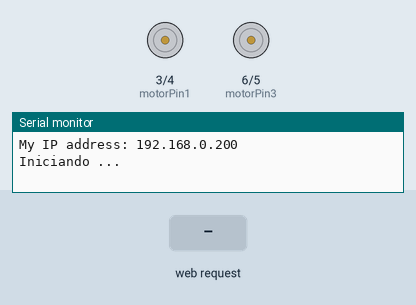
A sketch run on a simulated Arduino Uno, built with avr-gcc and run on an emulated ATmega328P. Shown: motor-driver pin pairs drawn as motors (green arrow = first pin HIGH = forward, orange = second pin HIGH = backward, longer = more drive), the last lines printed to the serial monitor. Inputs (shaded band) come from the test bench.

Above: at 3.2 s.
3.3 s: HTTP request GET /?LED=up received
At 4.5 s:
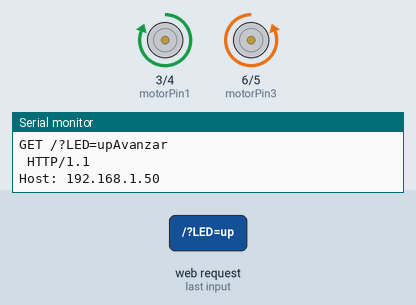
4.8 s: HTTP request GET /?LED=down received
At 5.9 s:
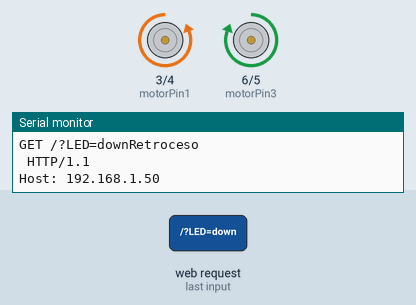
6.3 s: HTTP request GET /?LED=left received
At 6.8 s:
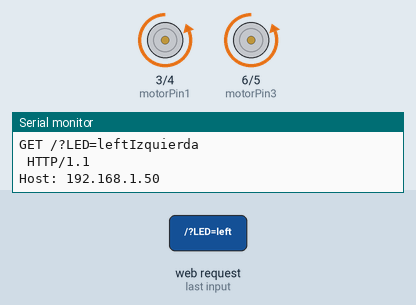
7.8 s: HTTP request GET /?LED=right received
At 9.2 s:
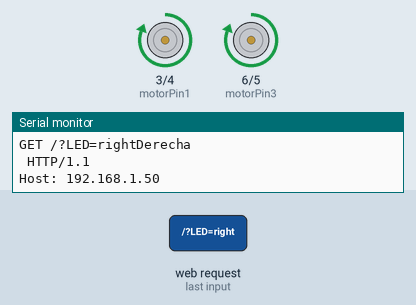
Timing chart, 0 to 10.3 s (numbered marks = the images above; inputs shaded):
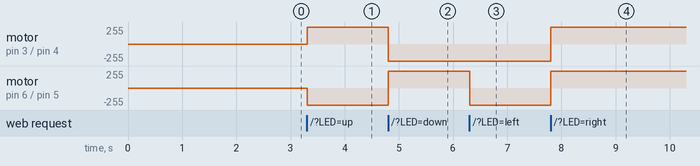

The sketch:

ARD_asServer_with4Pins_carMove.ino
```cpp
#include <SPI.h>
#include <Ethernet.h>
byte mac[] = { 0xDE, 0xAD, 0xBE, 0xEF, 0xFE, 0xED };
byte ip[] = { 192, 168, 0, 200 };

EthernetServer server(80);
// Definimos constantes para el primer led RGB
#define up 3
#define down 5
#define left 6
#define right 9

const int motorPin1  = 3;  // Pin 14 of L293
const int motorPin2  = 4;  // Pin 10 of L293
const int motorPin3  = 6; // Pin  7 of L293
const int motorPin4  = 5;  // Pin

String estado="OFF"; //Estado del Led inicialmente "OFF"
void setup(){
  // Inicio setup()
  Serial.begin(9600);
  delay(1000);
  Ethernet.begin(mac, ip);
  server.begin();
  Serial.print("My IP address: ");
  Serial.println(Ethernet.localIP());
  Serial.println("Iniciando ...");
  delay(1000);
  // Estableciendo puertos como salida para el primer led RGB
  pinMode(motorPin1, OUTPUT);
  pinMode(motorPin2, OUTPUT);
  pinMode(motorPin3, OUTPUT);
  pinMode(motorPin4, OUTPUT);

}// Fin setup()
void loop(){ // Inicio loop()
  EthernetClient client = server.available(); //Creamos un cliente Web
  if (client) {
    boolean currentLineIsBlank = true; //Una petición HTTP acaba con una línea en blanco
    String cadena=""; //Creamos una cadena de caracteres vacía
    while (client.connected()) {
      if (client.available()) {
        char c = client.read();//Leemos la petición HTTP carácter por carácter
        Serial.write(c);//Visualizamos la petición HTTP por el Monitor Serial
        cadena.concat(c);//Unimos el String 'cadena' con la petición HTTP (c). De esta manera convertimos la petición HTTP a un String
        //Ya que hemos convertido la petición HTTP a una cadena de caracteres, ahora podremos buscar partes del texto.
        int posicion=cadena.indexOf("LED="); //Guardamos la posición de la instancia "LED=" a la variable 'posicion'
        if(cadena.substring(posicion)=="LED=up"){//Si a la posición 'posicion' hay "LED=ON"
          controlCarro(1);
          estado="AVANZA";
        }
        if(cadena.substring(posicion)=="LED=down"){//Si a la posición 'posicion' hay "LED=ON"
          controlCarro(2);
          estado="RETROCEDE";
        }
        if(cadena.substring(posicion)=="LED=left"){//Si a la posición 'posicion' hay "LED=ON"
          controlCarro(3);
          estado="GIRAR IZ";
        }
        if(cadena.substring(posicion)=="LED=right"){//Si a la posición 'posicion' hay "LED=ON"
          controlCarro(4);
          estado="right";
        }
        if(cadena.substring(posicion)=="LED=OFF"){//Si a la posición 'posicion' hay "LED=OFF"
          controlCarro(0);
          estado="OFF";
        }
        //Cuando reciba una línea en blanco, quiere decir que la petición HTTP ha acabado y el servidor Web está listo para enviar una respuesta
        if (c == '\n' && currentLineIsBlank) {
            // Enviamos al cliente una respuesta HTTP
            client.println("HTTP/1.1 200 OK");
            client.println("Content-Type: text/html");
            client.println();
            //Página web en formato HTML
            client.println("<html>");
            client.println("<head>");
            client.println("</head>");
            client.println("<body>");
            //Creamos los botones. Para enviar parametres a través de HTML se utiliza el metodo URL encode. Los parámetros se envian a través del símbolo '?'
            client.println("<div style='text-align:center;'>");
            client.println("<button onClick=location.href='./?LED=up\' style='margin:auto;background-color: #428bca;color: snow;padding: 10px;border: 1px solid #428bca;width:23%;height:43%'>");
            client.println("START");
            client.println("</button>");
            client.println("<button onClick=location.href='./?LED=down\' style='margin:auto;background-color: #5cb85c;color: snow;padding: 10px;border: 1px solid #5cb85c;width:23%;height:43%'>");
            client.println("BACK");
            client.println("</button>");
            client.println("<button onClick=location.href='./?LED=right\' style='margin:auto;background-color: #5bc0de;color: snow;padding: 10px;border: 1px solid #5bc0de;width:23%;height:43%'>");
            client.println("RIGHT");
            client.println("</button>");
            client.println("<button onClick=location.href='./?LED=left\' style='margin:auto;background-color: #f0ad4e;color: snow;padding: 10px;border: 1px solid #f0ad4e;width:23%;height:43%'>");
            client.println("LEFT");
            client.println("</button>");
            client.println("<button onClick=location.href='./?LED=OFF\' style='margin:auto;background-color: #d9534f;color: snow;padding: 10px;border: 1px solid #d9534f;width:100%;height:43%'>");
            client.println("OFF");
            client.println("</button>");
            client.println("<br /><br />");
            client.println("<b>ESTADO = ");
            client.print(estado);
            client.println("</b><br />");
            client.println("</b></body>");
            client.println("</html>");
            break;
        }
        if (c == '\n') {
          currentLineIsBlank = true;
        }
        else if (c != '\r') {
          currentLineIsBlank = false;
        }
      }
    }
    //Dar tiempo al navegador para recibir los datos
    delay(1);
    client.stop();// Cierra la conexión
  }
} // Fin loop()
void controlCarro(int estado){
  /*
    estado:
    0 ->  Stop
    1 ->  Avanzar
    2 ->  Retroceder
    3 ->  Girar Izquierda
    4 ->  Girar Derecha
  */

  switch (estado) {
    case 1:
      Serial.println( "Avanzar");
      //MOTOR B DERECHA
      digitalWrite(motorPin1, HIGH);
      digitalWrite(motorPin2, LOW);
      //MOTOR A IZQUIERDA
      digitalWrite(motorPin3, LOW);
      digitalWrite(motorPin4, HIGH);

      break;
    case 2:
      Serial.println( "Retroceso");
      //MOTOR B DERECHA
      digitalWrite(motorPin1, LOW);
      digitalWrite(motorPin2, HIGH);
      //MOTOR A IZQUIERDA
      digitalWrite(motorPin3, HIGH);
      digitalWrite(motorPin4, LOW);

      break;
    case 3:
      Serial.println( "Izquierda");
      //MOTOR B DERECHA
      digitalWrite(motorPin1, LOW);
      digitalWrite(motorPin2, HIGH);
      //MOTOR A IZQUIERDA
      digitalWrite(motorPin3, LOW);
      digitalWrite(motorPin4, HIGH);

      break;
    case 4:
      Serial.println( "Derecha");
      //MOTOR B DERECHA
      digitalWrite(motorPin1, HIGH);
      digitalWrite(motorPin2, LOW);
      //MOTOR A IZQUIERDA
      digitalWrite(motorPin3, HIGH);
      digitalWrite(motorPin4, LOW);

      break;
    case 0:
      Serial.println("Apagar");
      //MOTOR B DERECHA
      digitalWrite(motorPin1, LOW);
      digitalWrite(motorPin2, LOW);
      //MOTOR A IZQUIERDA
      digitalWrite(motorPin3, LOW);
      digitalWrite(motorPin4, LOW);

      break;
    default:
      Serial.println("OFF by Default");
      //MOTOR B DERECHA
      digitalWrite(motorPin1, LOW);
      digitalWrite(motorPin2, LOW);
      //MOTOR A IZQUIERDA
      digitalWrite(motorPin3, LOW);
      digitalWrite(motorPin4, LOW);
      // default is optional
    break;
  }

}
```

Measured:
- after the input at 3.3 s, motor on pin 3 (motorPin1) / pin 4 (motorPin2): stopped → forward 255/255 at once; motor on pin 6 (motorPin3) / pin 5 (motorPin4): stopped → backward 255/255 at once
- after the input at 4.8 s, motor on pin 3 (motorPin1) / pin 4 (motorPin2): forward 255/255 → backward 255/255 at once; motor on pin 6 (motorPin3) / pin 5 (motorPin4): backward 255/255 → forward 255/255 at once
- after the input at 6.3 s, motor on pin 6 (motorPin3) / pin 5 (motorPin4): forward 255/255 → backward 255/255 at once
- after the input at 7.8 s, motor on pin 3 (motorPin1) / pin 4 (motorPin2), motor on pin 6 (motorPin3) / pin 5 (motorPin4): backward 255/255 → forward 255/255 at once
